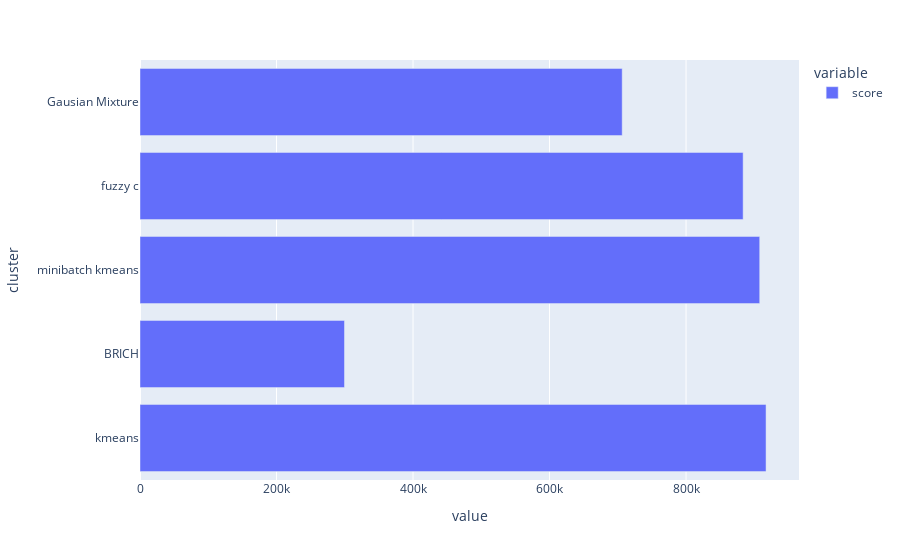

Here is the notebook cell this chart was saved with:
### Code cell
import plotly.express as px
fig = px.bar(m, orientation='h')
fig.show()

### Figure 1 — Plotly figure (JSON) as saved in the notebook; plotly's stock layout.template omitted (floating-point values rounded to 4 significant figures)
{"data": [{"alignmentgroup": "True", "hovertemplate": "variable=score<br>value=%{x}<br>cluster=%{y}<extra></extra>", "legendgroup": "score", "marker": {"color": "#636efa", "pattern": {"shape": ""}}, "name": "score", "offsetgroup": "score", "orientation": "h", "showlegend": true, "textposition": "auto", "type": "bar", "x": [917200.0, 299600.0, 907900.0, 883600.0, 706400.0], "xaxis": "x", "y": ["kmeans", "BRICH", "minibatch kmeans", "fuzzy c", "Gausian Mixture"], "yaxis": "y"}], "layout": {"barmode": "relative", "legend": {"title": {"text": "variable"}, "tracegroupgap": 0}, "margin": {"t": 60}, "xaxis": {"anchor": "y", "domain": [0, 1], "title": {"text": "value"}}, "yaxis": {"anchor": "x", "domain": [0, 1], "title": {"text": "cluster"}}}}
